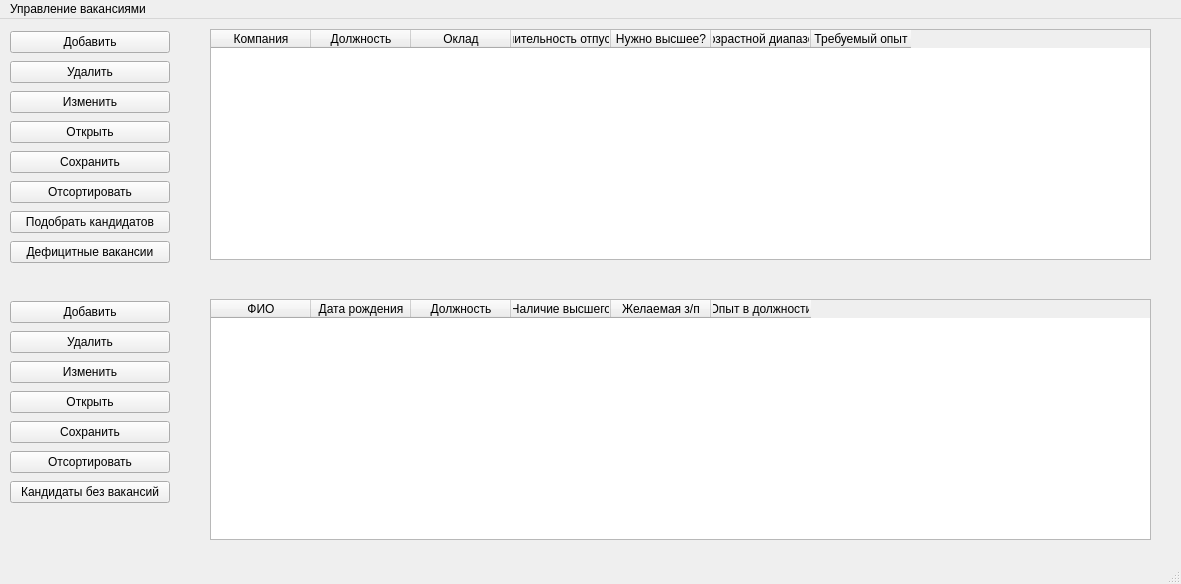
<?xml version="1.0" encoding="UTF-8"?>
<ui version="4.0">
 <class>MainWindow</class>
 <widget class="QMainWindow" name="MainWindow">
  <property name="geometry">
   <rect>
    <x>0</x>
    <y>0</y>
    <width>1181</width>
    <height>584</height>
   </rect>
  </property>
  <property name="windowTitle">
   <string>MainWindow</string>
  </property>
  <widget class="QWidget" name="centralwidget">
   <widget class="QTableWidget" name="tableWidget">
    <property name="geometry">
     <rect>
      <x>210</x>
      <y>10</y>
      <width>941</width>
      <height>231</height>
     </rect>
    </property>
    <column>
     <property name="text">
      <string>Компания</string>
     </property>
    </column>
    <column>
     <property name="text">
      <string>Должность</string>
     </property>
    </column>
    <column>
     <property name="text">
      <string>Оклад</string>
     </property>
    </column>
    <column>
     <property name="text">
      <string>Длительность отпуска</string>
     </property>
    </column>
    <column>
     <property name="text">
      <string>Нужно высшее?</string>
     </property>
    </column>
    <column>
     <property name="text">
      <string>Возрастной диапазон</string>
     </property>
    </column>
    <column>
     <property name="text">
      <string>Требуемый опыт</string>
     </property>
    </column>
   </widget>
   <widget class="QWidget" name="verticalLayoutWidget">
    <property name="geometry">
     <rect>
      <x>10</x>
      <y>10</y>
      <width>160</width>
      <height>244</height>
     </rect>
    </property>
    <layout class="QVBoxLayout" name="verticalLayout">
     <item>
      <widget class="QPushButton" name="addButton">
       <property name="text">
        <string>Добавить</string>
       </property>
      </widget>
     </item>
     <item>
      <widget class="QPushButton" name="delButton">
       <property name="text">
        <string>Удалить</string>
       </property>
      </widget>
     </item>
     <item>
      <widget class="QPushButton" name="changeButton">
       <property name="text">
        <string>Изменить</string>
       </property>
      </widget>
     </item>
     <item>
      <widget class="QPushButton" name="openButton">
       <property name="text">
        <string>Открыть</string>
       </property>
      </widget>
     </item>
     <item>
      <widget class="QPushButton" name="saveVacButton">
       <property name="text">
        <string>Сохранить</string>
       </property>
      </widget>
     </item>
     <item>
      <widget class="QPushButton" name="sortButton">
       <property name="text">
        <string>Отсортировать</string>
       </property>
      </widget>
     </item>
     <item>
      <widget class="QPushButton" name="findButton">
       <property name="text">
        <string>Подобрать кандидатов</string>
       </property>
      </widget>
     </item>
     <item>
      <widget class="QPushButton" name="deficitButton">
       <property name="text">
        <string>Дефицитные вакансии</string>
       </property>
      </widget>
     </item>
    </layout>
   </widget>
   <widget class="QTableWidget" name="tableWidget_2">
    <property name="geometry">
     <rect>
      <x>210</x>
      <y>280</y>
      <width>941</width>
      <height>241</height>
     </rect>
    </property>
    <column>
     <property name="text">
      <string>ФИО</string>
     </property>
    </column>
    <column>
     <property name="text">
      <string>Дата рождения</string>
     </property>
    </column>
    <column>
     <property name="text">
      <string>Должность</string>
     </property>
    </column>
    <column>
     <property name="text">
      <string>Наличие высшего</string>
     </property>
    </column>
    <column>
     <property name="text">
      <string>Желаемая з/п</string>
     </property>
    </column>
    <column>
     <property name="text">
      <string>Опыт в должности</string>
     </property>
    </column>
   </widget>
   <widget class="QWidget" name="verticalLayoutWidget_2">
    <property name="geometry">
     <rect>
      <x>10</x>
      <y>280</y>
      <width>160</width>
      <height>213</height>
     </rect>
    </property>
    <layout class="QVBoxLayout" name="verticalLayout_2">
     <item>
      <widget class="QPushButton" name="addButton_2">
       <property name="text">
        <string>Добавить</string>
       </property>
      </widget>
     </item>
     <item>
      <widget class="QPushButton" name="delButton_2">
       <property name="text">
        <string>Удалить</string>
       </property>
      </widget>
     </item>
     <item>
      <widget class="QPushButton" name="changeButton_2">
       <property name="text">
        <string>Изменить</string>
       </property>
      </widget>
     </item>
     <item>
      <widget class="QPushButton" name="openButton_2">
       <property name="text">
        <string>Открыть</string>
       </property>
      </widget>
     </item>
     <item>
      <widget class="QPushButton" name="saveButton_2">
       <property name="text">
        <string>Сохранить</string>
       </property>
      </widget>
     </item>
     <item>
      <widget class="QPushButton" name="sortButton_2">
       <property name="text">
        <string>Отсортировать</string>
       </property>
      </widget>
     </item>
     <item>
      <widget class="QPushButton" name="deficitButton_2">
       <property name="text">
        <string>Кандидаты без вакансий</string>
       </property>
      </widget>
     </item>
    </layout>
   </widget>
  </widget>
  <widget class="QMenuBar" name="menubar">
   <property name="geometry">
    <rect>
     <x>0</x>
     <y>0</y>
     <width>1181</width>
     <height>22</height>
    </rect>
   </property>
   <widget class="QMenu" name="menu">
    <property name="title">
     <string>Управление вакансиями</string>
    </property>
   </widget>
   <addaction name="menu"/>
  </widget>
  <widget class="QStatusBar" name="statusbar"/>
 </widget>
 <resources/>
 <connections/>
</ui>
